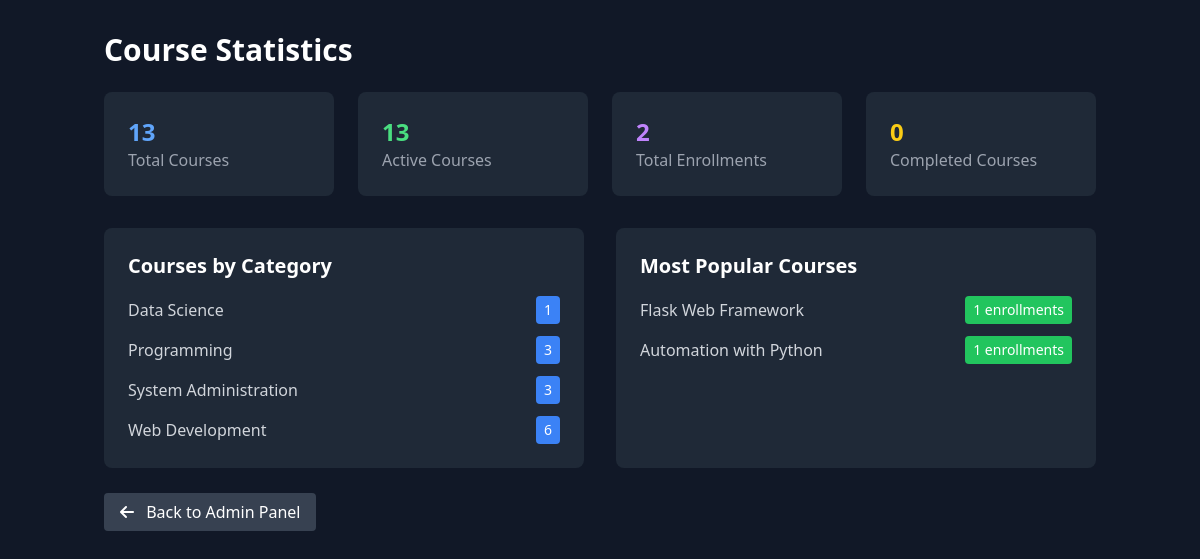
Page /admin/course-stats (signed in) on the committed database.
### app.py (models this page shows)
class Course(db.Model):
    id = db.Column(db.Integer, primary_key=True)
    title = db.Column(db.String(255), nullable=False)
    description = db.Column(db.Text, nullable=False)
    long_description = db.Column(db.Text)
    icon = db.Column(db.String(50))
    level = db.Column(db.String(100))
    duration = db.Column(db.String(100))
    lessons = db.Column(db.Integer)
    projects = db.Column(db.Integer)
    category = db.Column(db.String(100))
    color = db.Column(db.String(100))
    instructor = db.Column(db.String(255))
    rating = db.Column(db.Float, default=0.0)
    students = db.Column(db.Integer, default=0)
    price = db.Column(db.Float, default=0.0)
    resources = db.Column(db.Integer, default=0)
    quizzes = db.Column(db.Integer, default=0)
    is_active = db.Column(db.Boolean, default=True)
    created_at = db.Column(db.DateTime, default=nairobi_time)

### app.py (the view)
@app.route("/admin/course-stats")
@login_required
@admin_required
def course_stats():
    try:
        stats = {
            'total_courses': Course.query.count(),
            'active_courses': Course.query.filter_by(is_active=True).count(),
            'total_modules': CourseModule.query.count(),
            'total_enrollments': Enrollment.query.count(),
            'active_enrollments': Enrollment.query.filter_by(is_active=True).count(),
            'completed_enrollments': Enrollment.query.filter(Enrollment.completed_at.isnot(None)).count(),
            'total_progress_records': UserProgress.query.count(),
            'courses_by_category': db.session.query(
                Course.category,
                db.func.count(Course.id)
            ).group_by(Course.category).all(),
            'popular_courses': db.session.query(
                Course.title,
                db.func.count(Enrollment.id)
            ).join(Enrollment).group_by(Course.title).order_by(db.func.count(Enrollment.id).desc()).limit(5).all()
        }
        return render_template("admin_course_stats.html", stats=stats)
    except Exception as e:
        flash(f"Error loading course statistics: {str(e)}", "error")
        return redirect(url_for('admin_panel'))

### app.py (called while the page is built)
def admin_required(f):
    @wraps(f)
    def decorated_function(*args, **kwargs):
        if not current_user.is_authenticated or current_user.id != 1:
            flash("Admin access required.", "error")
            return redirect(url_for('login'))
        return f(*args, **kwargs)
    return decorated_function

@login_manager.user_loader
def load_user(user_id):
    try:
        return User.query.get(int(user_id))
    except OperationalError as e:
        print("Database connection lost", e)
        return None

@app.before_request
def make_session_permanent():
    session.permanent = True
    app.permanent_session_lifetime = timedelta(hours=732)

### templates/admin_course_stats.html (shortened to what this page needs)
<!DOCTYPE html>
<html lang="en">
<head>
    <script src="https://cdn.tailwindcss.com"></script>
    <link rel="stylesheet" href="https://cdnjs.cloudflare.com/ajax/libs/font-awesome/6.4.0/css/all.min.css">
</head>
<body class="bg-gray-900 text-white">
    <div class="container mx-auto px-4 py-8">
        <h1 class="text-3xl font-bold mb-6">Course Statistics</h1>
        <div class="grid grid-cols-1 md:grid-cols-2 lg:grid-cols-4 gap-6 mb-8">
            <div class="bg-gray-800 p-6 rounded-lg">
                <div class="text-2xl font-bold text-blue-400">{{ stats.total_courses }}</div>
                <div class="text-gray-400">Total Courses</div>
            </div>
            <div class="bg-gray-800 p-6 rounded-lg">
                <div class="text-2xl font-bold text-green-400">{{ stats.active_courses }}</div>
                <div class="text-gray-400">Active Courses</div>
            </div>
            <div class="bg-gray-800 p-6 rounded-lg">
                <div class="text-2xl font-bold text-purple-400">{{ stats.total_enrollments }}</div>
                <div class="text-gray-400">Total Enrollments</div>
            </div>
            <div class="bg-gray-800 p-6 rounded-lg">
                <div class="text-2xl font-bold text-yellow-400">{{ stats.completed_enrollments }}</div>
                <div class="text-gray-400">Completed Courses</div>
            </div>
        </div>
        <div class="grid grid-cols-1 lg:grid-cols-2 gap-8">
            <div class="bg-gray-800 p-6 rounded-lg">
                <h2 class="text-xl font-bold mb-4">Courses by Category</h2>
                <div class="space-y-3">
                    {% for category, count in stats.courses_by_category %}
                    <div class="flex justify-between items-center">
                        <span class="text-gray-300">{{ category }}</span>
                        <span class="bg-blue-500 px-2 py-1 rounded text-sm">{{ count }}</span>
                    </div>
                    {% endfor %}
                </div>
            </div>
            <div class="bg-gray-800 p-6 rounded-lg">
                <h2 class="text-xl font-bold mb-4">Most Popular Courses</h2>
                <div class="space-y-3">
                    {% for title, count in stats.popular_courses %}
                    <div class="flex justify-between items-center">
                        <span class="text-gray-300 truncate">{{ title }}</span>
                        <span class="bg-green-500 px-2 py-1 rounded text-sm">{{ count }} enrollments</span>
                    </div>
                    {% endfor %}
                </div>
            </div>
        </div>
        <div class="mt-8">
            <a href="{{ url_for('admin_panel') }}" class="bg-gray-700 hover:bg-gray-600 px-4 py-2 rounded">
                <i class="fas fa-arrow-left mr-2"></i> Back to Admin Panel
            </a>
        </div>
    </div>
</body>
</html>

### rows in the picture
Course: category "Data Science", is_active "1"
Course: category "System Administration", count "3"
Course: title "Flask Web Framework", is_active "1"
Course: title "Automation with Python", is_active "1"

### other values in the picture
{{ stats.total_courses }} "13"
{{ stats.active_courses }} "13"
{{ stats.total_enrollments }} "2"
{{ stats.completed_enrollments }} "0"
{{ category }} "Programming" "Web Development"
{{ count }} "3" "6"
